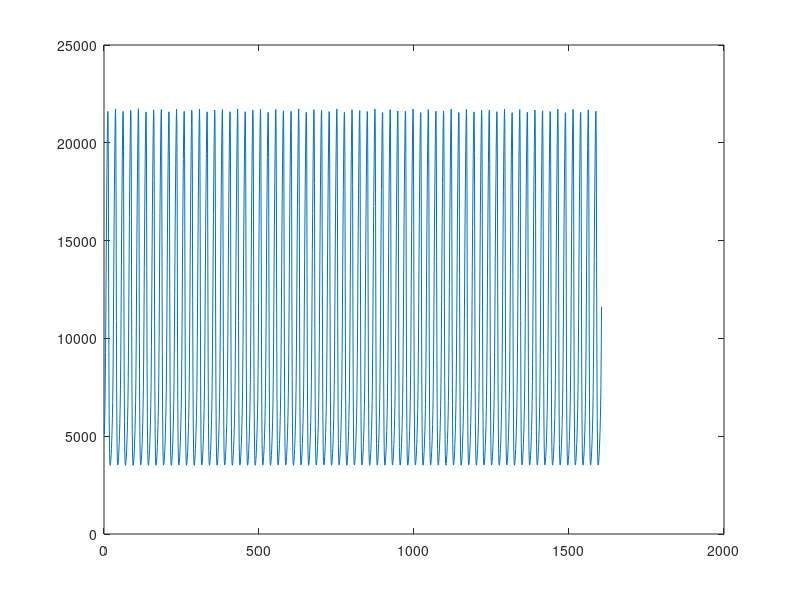

MATLAB code to generate this figure:
alp = 2;
beta = 0.001;
gam = 20;
delt = 0.002;

uf = @(u, v, alp, beta) u * (alp - beta * v);
vf = @(u, v, gam, delt) -1 * v * (gam - delt * u);

time = 0;
fc = [1/4, 3/8, 12/13, 1, 1/2];
fal = {[1/5], [3/40, 9/40], [44/45, -56/15, 32/9], ...
       [19372/6561, -25360/2187, 64448/6561, -212/729], ...
       [9017/3168, -355/33, 46732/5247, 49/176, -5103/18656], ...
       [35/384, 0, 500/1113, 125/192, -2187/6784, 11/84]};

fb = [5179/57600, 0, 7571/16695, 393/640, -92097/339200, 187/2100, 1/40];
fb_ = [35/384, 0, 500/1113, 125/192, -2187/6784, 11/84, 0];

uold = 5000;
vold = 100;
dt = 0.01;
u = [];
v = [];

t_end = 100;  % Simulation end time
tol = 1e-4;   % Tolerance for error control

tic;  % Start timing

while time <= t_end
    % Dormand-Prince step calculation
    k1 = uf(uold, vold, alp, beta);
    k1_ = vf(uold, vold, gam, delt);
    
    k2 = uf(uold + k1 * fal{1}(1) * dt, vold + k1_ * fal{1}(1) * dt, alp, beta);
    k2_ = vf(uold + k1 * fal{1}(1) * dt, vold + k1_ * fal{1}(1) * dt, gam, delt);
    
    k3 = uf(uold + k1 * fal{2}(1) * dt + k2 * fal{2}(2) * dt, vold + k1_ * fal{2}(1) * dt + k2_ * fal{2}(2) * dt, alp, beta);
    k3_ = vf(uold + k1 * fal{2}(1) * dt + k2 * fal{2}(2) * dt, vold + k1_ * fal{2}(1) * dt + k2_ * fal{2}(2) * dt, gam, delt);
    
    k4 = uf(uold + k1 * fal{3}(1) * dt + k2 * fal{3}(2) * dt + k3 * fal{3}(3) * dt, vold + k1_ * fal{3}(1) * dt + k2_ * fal{3}(2) * dt + k3_ * fal{3}(3) * dt, alp, beta);
    k4_ = vf(uold + k1 * fal{3}(1) * dt + k2 * fal{3}(2) * dt + k3 * fal{3}(3) * dt, vold + k1_ * fal{3}(1) * dt + k2_ * fal{3}(2) * dt + k3_ * fal{3}(3) * dt, gam, delt);
    
    k5 = uf(uold + k1 * fal{4}(1) * dt + k2 * fal{4}(2) * dt + k3 * fal{4}(3) * dt + k4 * fal{4}(4) * dt, vold + k1_ * fal{4}(1) * dt + k2_ * fal{4}(2) * dt + k3_ * fal{4}(3) * dt + k4_ * fal{4}(4) * dt, alp, beta);
    k5_ = vf(uold + k1 * fal{4}(1) * dt + k2 * fal{4}(2) * dt + k3 * fal{4}(3) * dt + k4 * fal{4}(4) * dt, vold + k1_ * fal{4}(1) * dt + k2_ * fal{4}(2) * dt + k3_ * fal{4}(3) * dt + k4_ * fal{4}(4) * dt, gam, delt);
    
    k6 = uf(uold + k1 * fal{5}(1) * dt + k2 * fal{5}(2) * dt + k3 * fal{5}(3) * dt + k4 * fal{5}(4) * dt + k5 * fal{5}(5)*dt, vold + k1_ * fal{5}(1) * dt + k2_ * fal{5}(2) * dt + k3_ * fal{5}(3) * dt + k4_ * fal{5}(4) * dt + k5_ * fal{5}(5)*dt, alp, beta);
    k6_ = vf(uold + k1 * fal{5}(1) * dt + k2 * fal{5}(2) * dt + k3 * fal{5}(3) * dt + k4 * fal{5}(4) * dt + k5 * fal{5}(5)*dt, vold + k1_ * fal{5}(1) * dt + k2_ * fal{5}(2) * dt + k3_ * fal{5}(3) * dt + k4_ * fal{5}(4) * dt + k5_ * fal{5}(5)*dt, gam, delt);
    
    k7 = uf(uold + k1 * fal{6}(1) * dt + k2 * fal{6}(2) * dt + k3 * fal{6}(3) * dt + k4 * fal{6}(4) * dt + k5 * fal{6}(5)*dt + k6 * fal{6}(6)*dt, vold + k1_ * fal{6}(1) * dt + k2_ * fal{6}(2) * dt + k3_ * fal{6}(3) * dt + k4_ * fal{6}(4) * dt + k5_ * fal{6}(5)*dt + k6_ * fal{6}(6)*dt, alp, beta);
    k7_ = vf(uold + k1 * fal{6}(1) * dt + k2 * fal{6}(2) * dt + k3 * fal{6}(3) * dt + k4 * fal{6}(4) * dt + k5 * fal{6}(5)*dt + k6 * fal{6}(6)*dt, vold + k1_ * fal{6}(1) * dt + k2_ * fal{6}(2) * dt + k3_ * fal{6}(3) * dt + k4_ * fal{6}(4) * dt + k5_ * fal{6}(5)*dt + k6_ * fal{6}(6)*dt, gam, delt);

    % Combine the k-values for the next step
    k = [k1, k2, k3, k4, k5, k6, k7];
    k_ = [k1_, k2_, k3_, k4_, k5_, k6_, k7_];

    % Calculate the next values of u and v using fb and fb_
    unew = uold + dt * sum(fb .* k);
    vnew = vold + dt * sum(fb .* k_);
    unew_ = uold + dt * sum(fb_ .* k);
    vnew_ = vold + dt * sum(fb_ .* k_);

    % Relative error estimates for adaptive time step
    relu = abs((unew - unew_) / (unew + 1e-10));
    relv = abs((vnew - vnew_) / (vnew + 1e-10));
    
    % Calculate the local error and adjust time step
    error_estimate = max(relu, relv);
    if error_estimate > tol
        dt = dt * (tol / error_estimate) ^ 0.2;
    else
        dt = dt * (tol / error_estimate) ^ 0.2;
        time = time + dt;
        u = [u, unew]; %#ok<AGROW>
        v = [v, vnew]; %#ok<AGROW>
        uold = unew;
        vold = vnew;
    end
    
    fprintf('Time: %.6f, u: %.6f, v: %.6f, dt: %.6e, error: %.2e\n', time, unew, vnew, dt, error_estimate);
end

toc;  % End timing
figure;
plot(u)